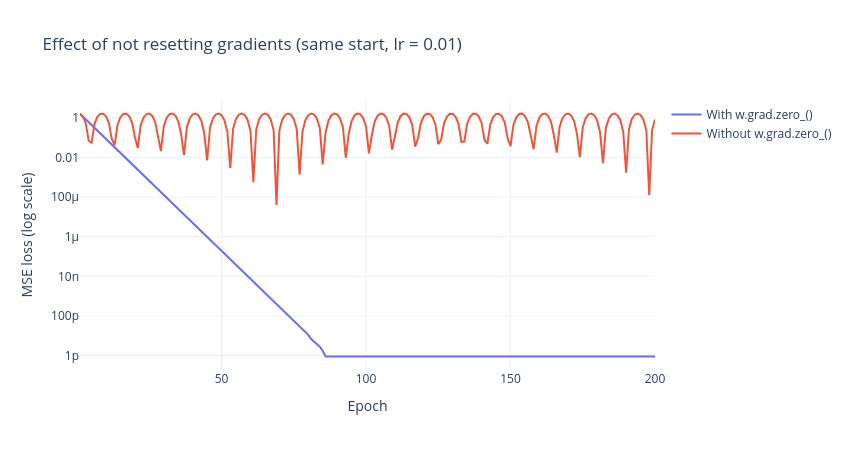

Notebook code cell kept with this figure:
### Markdown cell above
## 2. What happens without `w.grad.zero_()`

`loss.backward()` does not overwrite `w.grad`; it **adds** the new gradient to whatever is already stored. If step 5 is removed, the value used in epoch $t$ is the sum of every gradient computed so far, not the current one. The run below repeats Challenge A with the same starting weight and learning rate, changing only that line.

### Code cell
w_no_reset, loss_no_reset = train_manual(lr=0.01, epochs=200, reset_grad=False)
print(f"With zero_():    final weight = {w_manual.item():.6f}, final loss = {loss_manual[-1]:.2e}")
print(f"Without zero_(): final weight = {w_no_reset.item():.6f}, final loss = {loss_no_reset[-1]:.2e}")

epochs_axis = list(range(1, 201))
fig = go.Figure()
fig.add_trace(go.Scatter(x=epochs_axis, y=loss_manual, mode="lines", name="With w.grad.zero_()"))
fig.add_trace(go.Scatter(x=epochs_axis, y=loss_no_reset, mode="lines", name="Without w.grad.zero_()"))
fig.update_layout(title="Effect of not resetting gradients (same start, lr = 0.01)",
                  xaxis_title="Epoch", yaxis_title="MSE loss (log scale)",
                  yaxis_type="log", template="plotly_white", width=850, height=450)
fig.show()

### Figure 1 — Plotly figure (JSON) as saved in the notebook; plotly's stock layout.template omitted (floating-point values rounded to 4 significant figures; data arrays with more than 128 entries replaced by an {"elided": "..."} marker saying what was removed)
{"data": [{"mode": "lines", "name": "With w.grad.zero_()", "type": "scatter", "x": {"elided": "200 int values"}, "y": {"elided": "200 float values"}}, {"mode": "lines", "name": "Without w.grad.zero_()", "type": "scatter", "x": {"elided": "200 int values"}, "y": {"elided": "200 float values"}}], "layout": {"height": 450, "title": {"text": "Effect of not resetting gradients (same start, lr = 0.01)"}, "width": 850, "xaxis": {"title": {"text": "Epoch"}}, "yaxis": {"title": {"text": "MSE loss (log scale)"}, "type": "log"}}}
